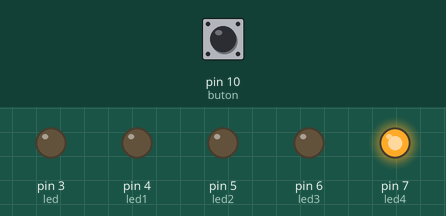
A sketch run on a simulated Arduino Uno, built with avr-gcc and run on an emulated ATmega328P. Shown: output pins drawn as LEDs (lit = HIGH). The inputs (shaded band) are chosen by the test bench; at power-on: pin 10 (buton) LOW.

Above: at 1.2 s.
1.3 s: pin 10 (buton) pulled HIGH for 0.15 s
At 1.37 s:
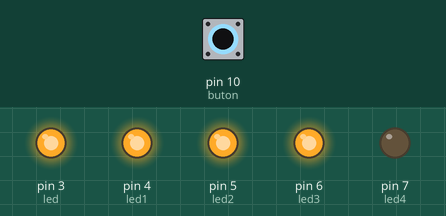
2.9 s: pin 10 (buton) pulled HIGH for 3.2 s
At 6.7 s:
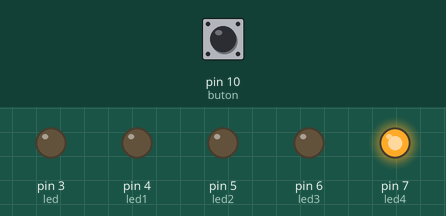
Timing chart, 0 to 8.2 s (numbered marks = the images above; inputs shaded):
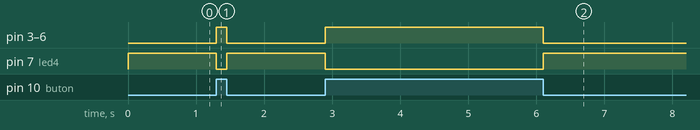

The sketch:

1_Buton_ile_5Led_yakmak.ino
```cpp
#define led 3
#define led1 4
#define led2 5
#define led3 6
#define led4 7
#define buton 10
int butondurum = 0;
void setup() {
  pinMode(led,OUTPUT);
  pinMode(led1,OUTPUT);
  pinMode(led2,OUTPUT);
  pinMode(led3,OUTPUT);
  pinMode(led4,OUTPUT);
  pinMode(buton,INPUT);
}
void loop() {
butondurum = digitalRead(buton);
if (butondurum == 1 ){
  digitalWrite(led,HIGH);
  digitalWrite(led1,HIGH);
  digitalWrite(led2,HIGH);
  digitalWrite(led3,HIGH);
  digitalWrite(led4,LOW);
  }
else {
  digitalWrite(led,LOW);
  digitalWrite(led1,LOW);
  digitalWrite(led2,LOW);
  digitalWrite(led3,LOW);
  digitalWrite(led4,HIGH);
}
}
```

Measured:
- after the input at 1.3 s, pin 3 (led), pin 4 (led1), pin 5 (led2), pin 6 (led3): LOW → HIGH at once, → LOW 0.15 s later; pin 7 (led4): HIGH → LOW at once, → HIGH 0.15 s later
- after the input at 2.9 s, pin 3 (led), pin 4 (led1), pin 5 (led2), pin 6 (led3): LOW → HIGH at once, → LOW 3.2 s later; pin 7 (led4): HIGH → LOW at once, → HIGH 3.2 s later
